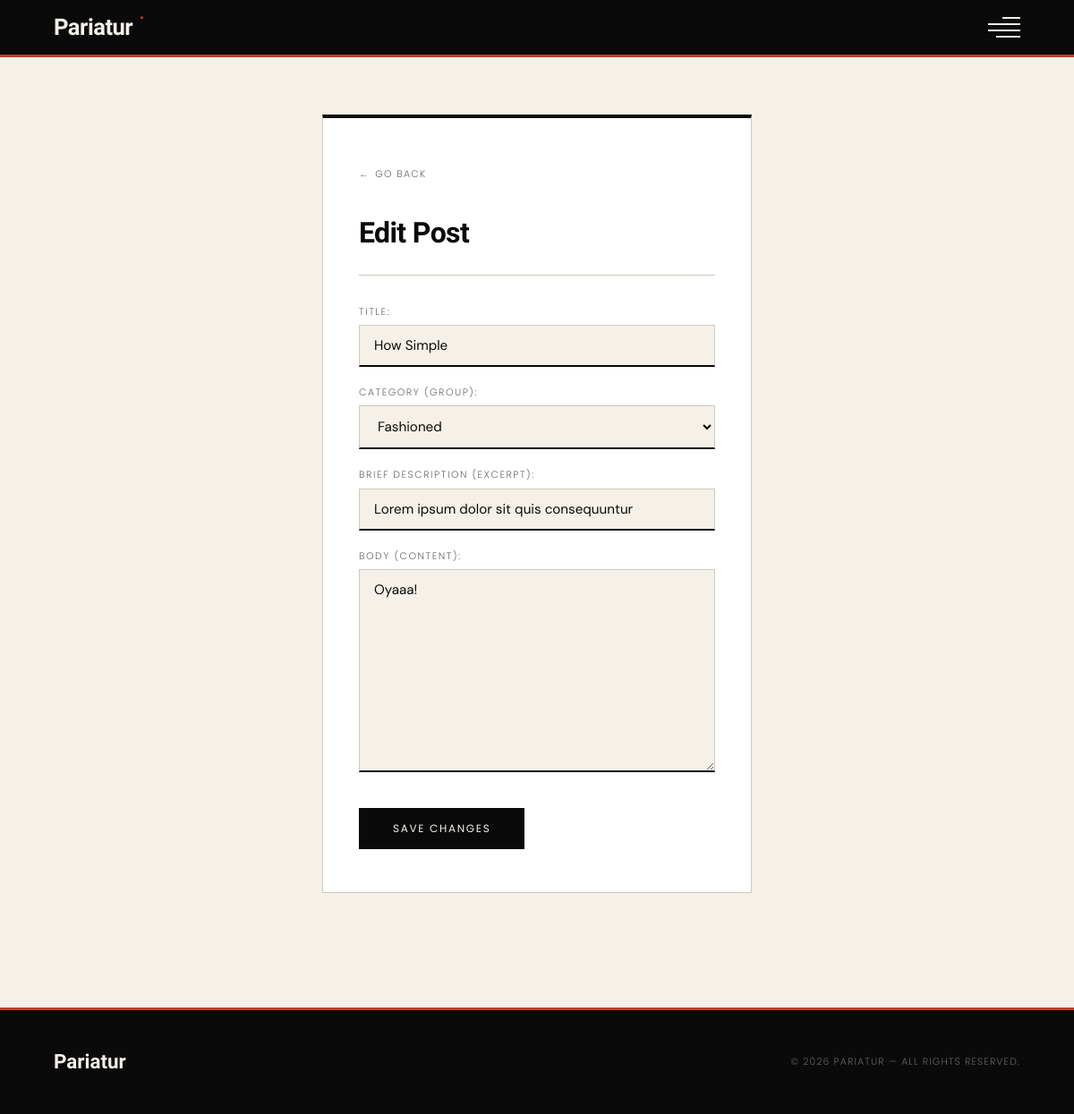
Page /panel/edit/how-simple (signed in) on the committed database.
### blogger/models.py (models this page shows, shortened)
class Post(models.Model):
    title = models.CharField(max_length=50, null=False, blank=False)
    content = models.TextField(null=False, blank=False)
    category = models.ForeignKey(Category, on_delete=models.CASCADE)
    author = models.ForeignKey(User, on_delete=models.CASCADE)
    excerpt = models.CharField(max_length=150, null=False, blank=False)
    slug = models.SlugField(unique=True, blank=True, null=True)
    created_at = models.DateTimeField(auto_now_add=True)
    updated_at = models.DateTimeField(auto_now=True)

### blogger/views.py (the view)
# urls.py: path('edit/<slug:slug>', views.edit, name='edit'),
@login_required(login_url='site-manager')
def edit(request, slug):
    if request.user.is_superuser == False:
        ban = request.user
        ban.is_active = False
        ban.save()
        messages.error(request, "What tha hell are you doing here! You have been banned!")
        return redirect('posts')
    page_name = "Edit Post"
    post = Post.objects.get(slug=slug)
    form = PostForm(instance=post)
    if request.method == 'POST':
        form = PostForm(request.POST, instance=post)
        if form.is_valid():
            form.save()
            messages.success(request, f"You edited {request.POST['title']} successfully!")
            return redirect('manage')
    context = {
        'post':post,
        'form': form,
        'page_name': page_name
    }
    return render(request, 'panel/edit.html', context)

### blogger/forms.py
class PostForm(ModelForm):
    class Meta:
        model = Post
        fields = ('title', 'category', 'excerpt', 'content')#, 'featured_image')
        labels = {
            'title': 'Title:',
            'category':'Category (Group)',
            'excerpt': 'Brief Description (excerpt):',
            'content': 'Body (content):'
        }
    def __init__(self, *args, **kwargs):
        super().__init__(*args, **kwargs)
        self.fields['title'].widget.attrs.update({'class':'form-control', 'placeholder': 'What is the name?'})
        self.fields['category'].widget.attrs.update({'class':'form-control', 'placeholder': 'What is the category?'})
        self.fields['excerpt'].widget.attrs.update({'class':'form-control', 'placeholder': 'A simple highlight'})
        self.fields['content'].widget.attrs.update({'class':'form-control', 'placeholder': 'The whole story'})

### blogger/models.py (called while the page is built)
    def __str__(self):
        return f"{self.cat_name}"

### templates/panel/edit.html (shortened to what this page needs)
{% extends 'base.html' %}
{% block content %}
<div class="form-page">
    <div class="form-card">
        <a href="{{ request.META.HTTP_REFERER }}" class="back-link">Go Back</a>
        <h3>{{ page_name }}</h3>
        <form action="" method="post">
            <div class="fields">
                {{ form }}
            </div>
            <div class="btn-holder">
                <button type="submit">Save Changes</button>
            </div>
        </form>
    </div>
</div>
{% endblock %}

### static/css/style.css (style rules this page uses)
:root { --ink: #0a0a0a; --paper: #f5f0e8; --accent: #c8392b; --accent-2: #e8b84b; --muted: #6b6560; --rule: #d0c9bc; --white: #ffffff; --success: #2a7a4b; --warning-color: #b8860b; --info: #1a4d7a; --font-one: 'Comic Relief', cursive; --font-two: 'Poppins', sans-serif; }
*, *::before, *::after { box-sizing: border-box; margin: 0; padding: 0; }
html { scroll-behavior: smooth; }
body { background: var(--paper); color: var(--ink); font-family: 'DM Sans', sans-serif; font-weight: 300; line-height: 1.6; min-height: 100vh; }
a { color: inherit; text-decoration: none; display: block; }
.form-page { min-height: 85vh; display: flex; align-items: center; justify-content: center; padding: 4rem 5%; background: var(--paper); }
.form-card { width: 100%; max-width: 480px; background: var(--white); border: 1px solid var(--rule); border-top: 4px solid var(--ink); padding: 3rem 2.5rem; }
.back-link { display: inline-flex; align-items: center; gap: 6px; font-family: var(--font-two); font-size: 0.68rem; letter-spacing: 0.12em; text-transform: uppercase; color: var(--muted); margin-bottom: 2rem; transition: color 0.2s, gap 0.2s; }
.back-link::before { content: "←"; }
.form-card h3 { font-family: var(--font-one); font-size: 2rem; font-weight: 900; letter-spacing: -0.02em; margin-bottom: 2rem; padding-bottom: 1.25rem; border-bottom: 1px solid var(--rule); }
.form-card .fields, .form-card .fields ul, .form-card ul { display: flex; flex-direction: column; gap: 1.25rem; margin-bottom: 2rem; list-style: none; }
.form-card label { display: block; font-family: var(--font-two); font-size: 0.68rem; letter-spacing: 0.14em; text-transform: uppercase; color: var(--muted); margin-bottom: 6px; }
.form-card input[type="text"], .form-card input[type="password"], .form-card textarea, .form-card select, .form-card .fields .form-control { width: 100%; padding: 0.75rem 1rem; border: 1px solid var(--rule); border-bottom: 2px solid var(--ink); background: var(--paper); color: var(--ink); font-family: 'DM Sans', sans-serif; font-size: 0.95rem; outline: none; transition: border-color 0.2s, background 0.2s; }
.form-card .btn-holder { margin-top: 0.5rem; display: flex; justify-content: flex-start; }
.form-card .btn-holder button, .form-card button[type="submit"] { background: var(--ink); color: var(--paper); border: 2px solid var(--ink); padding: 12px 36px; font-family: var(--font-two); font-size: 0.75rem; letter-spacing: 0.14em; text-transform: uppercase; cursor: pointer; transition: background 0.2s, color 0.2s; }

### rows in the picture
Post: title "How Simple", category "Fashioned", excerpt "Lorem ipsum dolor sit quis consequuntur", content "Oyaaa!"

### other values in the picture
{{ page_name }} "Edit Post"
